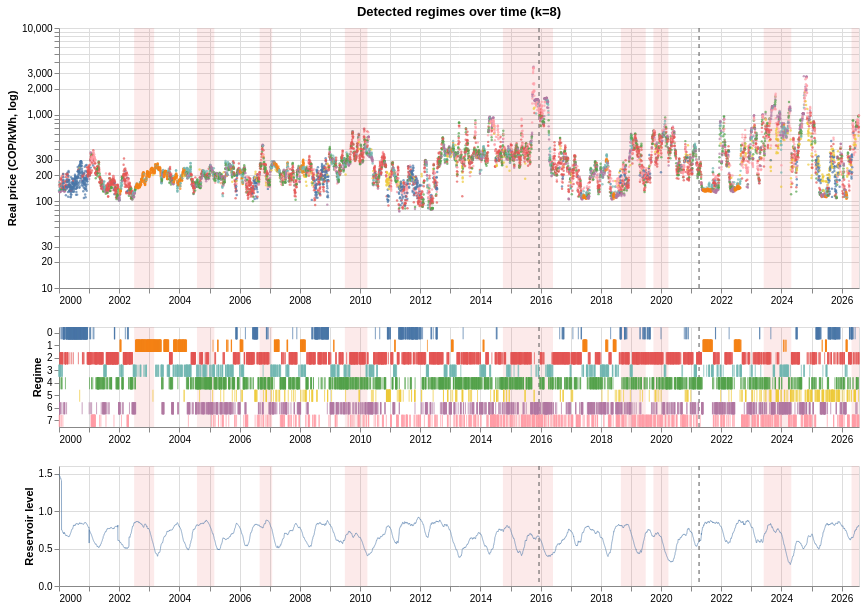

The notebook cell saved with this chart:
### Markdown cell above
## 10. Regime timeline

Shaded bands are El Nino months (ONI >= 0.5). Dashed lines mark the start of the validation and test periods. First sanity check: the high-price regimes should concentrate in the 2015-2016 and 2023-2024 El Nino episodes and in low reservoir periods.

### Code cell
timeline_plot = regime_timeline(context, split_dates, title=f"Detected regimes over time (k={K})")
timeline_plot

### Figure 1 — Vega specification as saved in the notebook (floating-point values rounded to 4 significant figures; data arrays with more than 128 entries replaced by an {"elided": "..."} marker saying what was removed)
{"$schema": "https://vega.github.io/schema/vega/v5.json", "data": [{"name": "source_8", "values": {"elided": "9709 records"}, "transform": [{"type": "formula", "expr": "toDate(datum['date'])", "as": "date"}]}, {"name": "source_0", "values": [{"end": "2003-02-28T00:00:00.000", "start": "2002-07-01T00:00:00.000"}, {"end": "2005-02-28T00:00:00.000", "start": "2004-08-01T00:00:00.000"}, {"end": "2007-01-31T00:00:00.000", "start": "2006-09-01T00:00:00.000"}, {"end": "2010-03-31T00:00:00.000", "start": "2009-07-01T00:00:00.000"}, {"end": "2016-05-31T00:00:00.000", "start": "2014-10-01T00:00:00.000"}, {"end": "2019-06-30T00:00:00.000", "start": "2018-09-01T00:00:00.000"}, {"end": "2020-03-31T00:00:00.000", "start": "2019-10-01T00:00:00.000"}, {"end": "2024-04-30T00:00:00.000", "start": "2023-06-01T00:00:00.000"}, {"end": "2026-07-31T00:00:00.000", "start": "2026-05-01T00:00:00.000"}], "transform": [{"type": "formula", "expr": "toDate(datum['start'])", "as": "start"}, {"type": "formula", "expr": "toDate(datum['end'])", "as": "end"}]}, {"name": "source_1", "values": [{"date": "2015-12-13T00:00:00.000"}, {"date": "2021-04-07T00:00:00.000"}], "transform": [{"type": "formula", "expr": "toDate(datum['date'])", "as": "date"}]}, {"name": "source_2", "values": {"elided": "9709 records"}, "transform": [{"type": "formula", "expr": "toDate(datum['date'])", "as": "date"}]}, {"name": "source_3", "values": [{"end": "2003-02-28T00:00:00.000", "start": "2002-07-01T00:00:00.000"}, {"end": "2005-02-28T00:00:00.000", "start": "2004-08-01T00:00:00.000"}, {"end": "2007-01-31T00:00:00.000", "start": "2006-09-01T00:00:00.000"}, {"end": "2010-03-31T00:00:00.000", "start": "2009-07-01T00:00:00.000"}, {"end": "2016-05-31T00:00:00.000", "start": "2014-10-01T00:00:00.000"}, {"end": "2019-06-30T00:00:00.000", "start": "2018-09-01T00:00:00.000"}, {"end": "2020-03-31T00:00:00.000", "start": "2019-10-01T00:00:00.000"}, {"end": "2024-04-30T00:00:00.000", "start": "2023-06-01T00:00:00.000"}, {"end": "2026-07-31T00:00:00.000", "start": "2026-05-01T00:00:00.000"}], "transform": [{"type": "formula", "expr": "toDate(datum['start'])", "as": "start"}, {"type": "formula", "expr": "toDate(datum['end'])", "as": "end"}]}, {"name": "source_4", "values": [{"date": "2015-12-13T00:00:00.000"}, {"date": "2021-04-07T00:00:00.000"}], "transform": [{"type": "formula", "expr": "toDate(datum['date'])", "as": "date"}]}, {"name": "source_5", "values": {"elided": "9709 records"}, "transform": [{"type": "formula", "expr": "toDate(datum['date'])", "as": "date"}]}, {"name": "source_6", "values": [{"end": "2003-02-28T00:00:00.000", "start": "2002-07-01T00:00:00.000"}, {"end": "2005-02-28T00:00:00.000", "start": "2004-08-01T00:00:00.000"}, {"end": "2007-01-31T00:00:00.000", "start": "2006-09-01T00:00:00.000"}, {"end": "2010-03-31T00:00:00.000", "start": "2009-07-01T00:00:00.000"}, {"end": "2016-05-31T00:00:00.000", "start": "2014-10-01T00:00:00.000"}, {"end": "2019-06-30T00:00:00.000", "start": "2018-09-01T00:00:00.000"}, {"end": "2020-03-31T00:00:00.000", "start": "2019-10-01T00:00:00.000"}, {"end": "2024-04-30T00:00:00.000", "start": "2023-06-01T00:00:00.000"}, {"end": "2026-07-31T00:00:00.000", "start": "2026-05-01T00:00:00.000"}], "transform": [{"type": "formula", "expr": "toDate(datum['start'])", "as": "start"}, {"type": "formula", "expr": "toDate(datum['end'])", "as": "end"}]}, {"name": "source_7", "values": [{"date": "2015-12-13T00:00:00.000"}, {"date": "2021-04-07T00:00:00.000"}], "transform": [{"type": "formula", "expr": "toDate(datum['date'])", "as": "date"}]}, {"name": "source_2_color_domain_regime_0", "values": [{"regime": "3"}, {"regime": "7"}, {"regime": "2"}, {"regime": "6"}, {"regime": "4"}, {"regime": "0"}, {"regime": "5"}, {"regime": "1"}]}, {"name": "source_5_color_domain_regime_1", "values": [{"regime": "3"}, {"regime": "7"}, {"regime": "2"}, {"regime": "6"}, {"regime": "4"}, {"regime": "0"}, {"regime": "5"}, {"regime": "1"}]}, {"name": "source_5_concat_1_y_domain_regime", "values": [{"regime": "3"}, {"regime": "7"}, {"regime": "2"}, {"regime": "6"}, {"regime": "4"}, {"regime": "0"}, {"regime": "5"}, {"regime": "1"}]}, {"name": "source_8_concat_2_y_domain_volumen_util_pct", "values": [{"min": 0.2856, "max": 1.491}]}], "signals": [{"name": "concat_0_height", "value": 260}, {"name": "concat_1_height", "value": 100}, {"name": "concat_2_height", "value": 120}], "marks": [{"type": "group", "name": "concat_0_group", "encode": {"update": {"width": {"signal": "width"}, "height": {"signal": "concat_0_height"}}}, "marks": [{"type": "rect", "name": "concat_0_layer_0_marks", "from": {"data": "source_0"}, "encode": {"update": {"y2": {"field": {"signal": null, "datum": null, "group": "height", "parent": null}}, "y": {"value": 0}, "x": {"field": "start", "scale": "concat_0_x"}, "x2": {"field": "end", "scale": "concat_0_x"}, "opacity": {"value": 0.12}, "fill": {"value": "#e45756"}}}, "style": ["rect"]}, {"type": "rule", "name": "concat_0_layer_1_marks", "from": {"data": "source_1"}, "encode": {"update": {"y": {"value": 0}, "strokeDash": {"value": [4, 4]}, "y2": {"field": {"signal": null, "datum": null, "group": "height", "parent": null}}, "stroke": {"value": "#555555"}, "x": {"field": "date", "scale": "concat_0_x"}}}, "style": ["rule"]}, {"type": "symbol", "name": "concat_0_layer_2_marks", "from": {"data": "source_2"}, "encode": {"update": {"fill": {"field": "regime", "scale": "color"}, "shape": {"value": "circle"}, "x": {"field": "date", "scale": "concat_0_x"}, "size": {"value": 6}, "y": {"field": "precio_real_cop_kwh", "scale": "concat_0_y"}, "opacity": {"value": 0.7}}}, "style": ["circle"]}], "axes": [{"scale": "concat_0_x", "gridScale": "concat_0_y", "maxExtent": 0, "tickCount": {"signal": "ceil(width/40)"}, "orient": "bottom", "ticks": false, "aria": false, "domain": false, "grid": true, "minExtent": 0, "zindex": 0, "labels": false}, {"scale": "concat_0_y", "grid": true, "labels": false, "orient": "left", "aria": false, "gridScale": "concat_0_x", "maxExtent": 0, "ticks": false, "minExtent": 0, "zindex": 0, "domain": false}, {"scale": "concat_0_x", "tickCount": {"signal": "ceil(width/40)"}, "zindex": 0, "labelFlush": true, "orient": "bottom", "labelOverlap": true, "grid": false}, {"scale": "concat_0_y", "orient": "left", "labelOverlap": "greedy", "title": "Real price (COP/kWh, log)", "zindex": 0, "grid": false}], "title": {"text": "Detected regimes over time (k=8)", "frame": "group"}, "style": "cell"}, {"type": "group", "name": "concat_1_group", "encode": {"update": {"width": {"signal": "width"}, "height": {"signal": "concat_1_height"}}}, "marks": [{"type": "rect", "name": "concat_1_layer_0_marks", "from": {"data": "source_3"}, "encode": {"update": {"x2": {"field": "end", "scale": "concat_1_x"}, "fill": {"value": "#e45756"}, "y2": {"field": {"signal": null, "datum": null, "group": "height", "parent": null}}, "opacity": {"value": 0.12}, "x": {"field": "start", "scale": "concat_1_x"}, "y": {"value": 0}}}, "style": ["rect"]}, {"type": "rule", "name": "concat_1_layer_1_marks", "from": {"data": "source_4"}, "encode": {"update": {"stroke": {"value": "#555555"}, "strokeDash": {"value": [4, 4]}, "y2": {"field": {"signal": null, "datum": null, "group": "height", "parent": null}}, "x": {"field": "date", "scale": "concat_1_x"}, "y": {"value": 0}}}, "style": ["rule"]}, {"type": "rect", "name": "concat_1_layer_2_marks", "from": {"data": "source_5"}, "encode": {"update": {"fill": {"field": "regime", "scale": "color"}, "opacity": {"value": 0.7}, "yc": {"field": "regime", "scale": "concat_1_y", "band": 0.5}, "xc": {"field": "date", "scale": "concat_1_x"}, "height": {"value": 12}, "width": {"value": 1}}}, "style": ["tick"]}], "axes": [{"scale": "concat_1_x", "orient": "bottom", "gridScale": "concat_1_y", "maxExtent": 0, "domain": false, "labels": false, "ticks": false, "grid": true, "aria": false, "zindex": 0, "tickCount": {"signal": "ceil(width/40)"}, "minExtent": 0}, {"scale": "concat_1_x", "zindex": 0, "labelOverlap": true, "orient": "bottom", "grid": false, "labelFlush": true, "tickCount": {"signal": "ceil(width/40)"}}, {"scale": "concat_1_y", "zindex": 0, "orient": "left", "grid": false, "title": "Regime"}], "style": "cell"}, {"type": "group", "name": "concat_2_group", "encode": {"update": {"height": {"signal": "concat_2_height"}, "width": {"signal": "width"}}}, "marks": [{"type": "rect", "name": "concat_2_layer_0_marks", "from": {"data": "source_6"}, "encode": {"update": {"x2": {"field": "end", "scale": "concat_2_x"}, "y2": {"field": {"signal": null, "datum": null, "group": "height", "parent": null}}, "x": {"field": "start", "scale": "concat_2_x"}, "fill": {"value": "#e45756"}, "y": {"value": 0}, "opacity": {"value": 0.12}}}, "style": ["rect"]}, {"type": "rule", "name": "concat_2_layer_1_marks", "from": {"data": "source_7"}, "encode": {"update": {"strokeDash": {"value": [4, 4]}, "x": {"field": "date", "scale": "concat_2_x"}, "stroke": {"value": "#555555"}, "y2": {"field": {"signal": null, "datum": null, "group": "height", "parent": null}}, "y": {"value": 0}}}, "style": ["rule"]}, {"type": "line", "name": "concat_2_layer_2_marks", "from": {"data": "source_8"}, "sort": {"field": "x"}, "encode": {"update": {"strokeWidth": {"value": 0.6}, "stroke": {"value": "#4c78a8"}, "x": {"field": "date", "scale": "concat_2_x"}, "y": {"field": "volumen_util_pct", "scale": "concat_2_y"}, "defined": {"signal": "isValid(datum[\"date\"]) && isFinite(+datum[\"date\"]) && isValid(datum[\"volumen_util_pct\"]) && isFinite(+datum[\"volumen_util_pct\"])"}}}, "style": ["line"]}], "axes": [{"scale": "concat_2_x", "labels": false, "ticks": false, "zindex": 0, "gridScale": "concat_2_y", "grid": true, "aria": false, "maxExtent": 0, "tickCount": {"signal": "ceil(width/40)"}, "domain": false, "orient": "bottom", "minExtent": 0}, {"scale": "concat_2_y", "domain": false, "aria": false, "maxExtent": 0, "minExtent": 0, "labels": false, "grid": true, "tickCount": {"signal": "ceil(concat_2_height/40)"}, "gridScale": "concat_2_x", "orient": "left", "ticks": false, "zindex": 0}, {"scale": "concat_2_x", "zindex": 0, "tickCount": {"signal": "ceil(width/40)"}, "grid": false, "orient": "bottom", "labelOverlap": true, "labelFlush": true}, {"scale": "concat_2_y", "grid": false, "orient": "left", "tickCount": {"signal": "ceil(concat_2_height/40)"}, "title": "Reservoir level", "labelOverlap": true, "zindex": 0}], "style": "cell"}], "scales": [{"name": "color", "type": "ordinal", "domain": {"fields": [{"data": "source_2_color_domain_regime_0", "field": "regime"}, {"data": "source_5_color_domain_regime_1", "field": "regime"}], "sort": true}, "range": "category"}, {"name": "concat_0_x", "type": "time", "domain": {"fields": [{"data": "source_0", "field": "start"}, {"data": "source_0", "field": "end"}, {"data": "source_1", "field": "date"}, {"data": "source_2", "field": "date"}]}, "range": [0, {"signal": "width"}]}, {"name": "concat_0_y", "type": "log", "domain": {"data": "source_2", "field": "precio_real_cop_kwh"}, "range": [{"signal": "concat_0_height"}, 0], "nice": true}, {"name": "concat_1_x", "type": "time", "domain": {"fields": [{"data": "source_3", "field": "start"}, {"data": "source_3", "field": "end"}, {"data": "source_4", "field": "date"}, {"data": "source_5", "field": "date"}]}, "range": [0, {"signal": "width"}]}, {"name": "concat_1_y", "type": "band", "domain": {"data": "source_5_concat_1_y_domain_regime", "field": "regime", "sort": true}, "range": [0, {"signal": "concat_1_height"}], "paddingInner": 0.25, "paddingOuter": 0.125}, {"name": "concat_2_x", "type": "time", "domain": {"fields": [{"data": "source_6", "field": "start"}, {"data": "source_6", "field": "end"}, {"data": "source_7", "field": "date"}, {"data": "source_8", "field": "date"}]}, "range": [0, {"signal": "width"}]}, {"name": "concat_2_y", "type": "linear", "domain": [{"signal": "(data(\"source_8_concat_2_y_domain_volumen_util_pct\")[0] || {}).min"}, {"signal": "(data(\"source_8_concat_2_y_domain_volumen_util_pct\")[0] || {}).max"}], "range": [{"signal": "concat_2_height"}, 0], "zero": true, "nice": true}], "background": "white", "width": 800, "layout": {"padding": 20, "columns": 1, "bounds": "full", "align": "each"}, "padding": 5}
